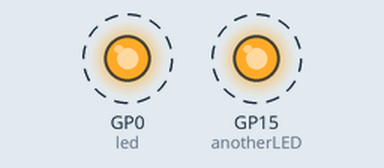
A program run on a simulated Raspberry Pi Pico running MicroPython. On the bench: output pins drawn as LEDs (lit = HIGH). Dashed ring = blinking.

Above: at 0.5 s.
Timing chart, 0 to 4.6 s (numbered marks = the images above):
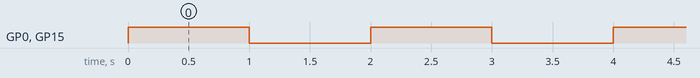

Measured:
- by itself, GP0 (led), GP15 (anotherLED): alternates HIGH for 1.0 s and LOW for 1.0 s

The program:

redLight.py
```python
from machine import Pin
import time

pinNumber=0  #Pin Number
newNumber=15

delayTime=1  #Delay Time in Second

led = Pin(pinNumber, Pin.OUT)
anotherLED = Pin(newNumber, Pin.OUT)

while True:
    led.on()
    anotherLED.on()
    time.sleep(delayTime)
    led.off()
    anotherLED.off()
    time.sleep(delayTime)
```
